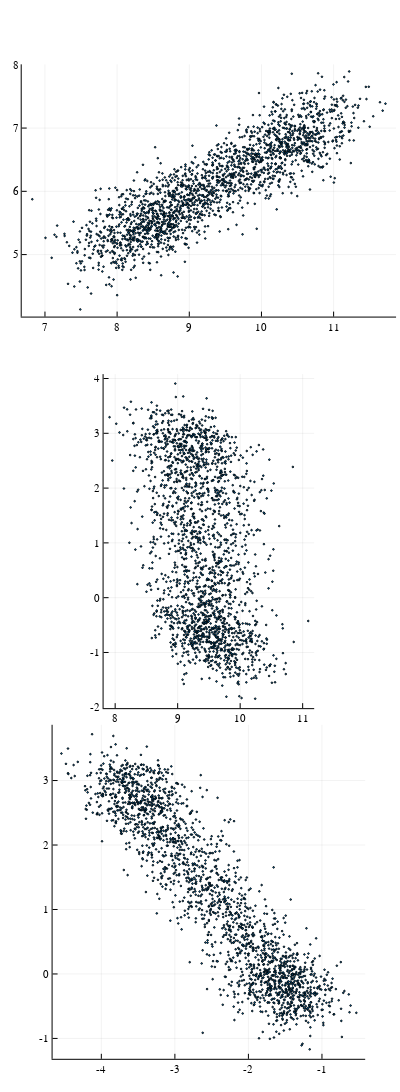

Notebook source saved alongside this figure:
### Code cell
plot(plot1,plot2,plot3,layout=(3,1),legend = false,aspect_ratio = 1 ,size = (400,1200))

### Figure 1 — Plotly figure (JSON) as saved in the notebook; plotly's stock layout.template omitted (floating-point values rounded to 4 significant figures; data arrays with more than 128 entries replaced by an {"elided": "..."} marker saying what was removed)
{"data": [{"colorbar": {"title": ""}, "hoverinfo": "text", "legendgroup": "Data view in plane 1", "marker": {"color": "rgba(0, 154, 250, 1.000)", "line": {"color": "rgba(0, 0, 0, 1.000)", "width": 1}, "size": 1.6, "symbol": "circle"}, "mode": "markers", "name": "Data view in plane 1", "showlegend": true, "text": {"elided": "2000 null values"}, "type": "scatter", "x": {"elided": "2000 float values"}, "xaxis": "x1", "y": {"elided": "2000 float values"}, "yaxis": "y1", "zmax": 0.1, "zmin": -0.1}, {"colorbar": {"title": ""}, "hoverinfo": "text", "legendgroup": "Data view in plane 1", "marker": {"color": "rgba(0, 154, 250, 1.000)", "line": {"color": "rgba(0, 0, 0, 1.000)", "width": 1}, "size": 1.6, "symbol": "circle"}, "mode": "markers", "name": "Data view in plane 1", "showlegend": true, "text": {"elided": "2000 null values"}, "type": "scatter", "x": {"elided": "2000 float values"}, "xaxis": "x2", "y": {"elided": "2000 float values"}, "yaxis": "y2", "zmax": 0.1, "zmin": -0.1}, {"colorbar": {"title": ""}, "hoverinfo": "text", "legendgroup": "Data view in plane 1", "marker": {"color": "rgba(0, 154, 250, 1.000)", "line": {"color": "rgba(0, 0, 0, 1.000)", "width": 1}, "size": 1.6, "symbol": "circle"}, "mode": "markers", "name": "Data view in plane 1", "showlegend": true, "text": {"elided": "2000 null values"}, "type": "scatter", "x": {"elided": "2000 float values"}, "xaxis": "x3", "y": {"elided": "2000 float values"}, "yaxis": "y3", "zmax": 0.1, "zmin": -0.1}], "layout": {"annotations": [], "height": 1200, "margin": {"b": 20, "l": 0, "r": 0, "t": 20}, "paper_bgcolor": "rgba(255, 255, 255, 1.000)", "plot_bgcolor": "rgba(255, 255, 255, 1.000)", "showlegend": false, "width": 400, "xaxis1": {"anchor": "y1", "domain": [0.05429, 0.9902], "gridcolor": "rgba(0, 0, 0, 0.100)", "gridwidth": 0.5, "linecolor": "rgba(0, 0, 0, 1.000)", "mirror": false, "range": [6.678, 11.87], "showgrid": true, "showline": true, "showticklabels": true, "tickangle": 0, "tickcolor": "rgb(0, 0, 0)", "tickfont": {"color": "rgba(0, 0, 0, 1.000)", "family": "sans-serif", "size": 11}, "tickmode": "array", "ticks": "inside", "ticktext": ["7", "8", "9", "10", "11"], "tickvals": [7, 8, 9, 10, 11], "title": "", "titlefont": {"color": "rgba(0, 0, 0, 1.000)", "family": "sans-serif", "size": 15}, "type": "-", "visible": true, "zeroline": false, "zerolinecolor": "rgba(0, 0, 0, 1.000)"}, "xaxis2": {"anchor": "y2", "domain": [0.259, 0.7855], "gridcolor": "rgba(0, 0, 0, 0.100)", "gridwidth": 0.5, "linecolor": "rgba(0, 0, 0, 1.000)", "mirror": false, "range": [7.815, 11.18], "showgrid": true, "showline": true, "showticklabels": true, "tickangle": 0, "tickcolor": "rgb(0, 0, 0)", "tickfont": {"color": "rgba(0, 0, 0, 1.000)", "family": "sans-serif", "size": 11}, "tickmode": "array", "ticks": "inside", "ticktext": ["8", "9", "10", "11"], "tickvals": [8, 9, 10, 11], "title": "", "titlefont": {"color": "rgba(0, 0, 0, 1.000)", "family": "sans-serif", "size": 15}, "type": "-", "visible": true, "zeroline": false, "zerolinecolor": "rgba(0, 0, 0, 1.000)"}, "xaxis3": {"anchor": "y3", "domain": [0.1314, 0.913], "gridcolor": "rgba(0, 0, 0, 0.100)", "gridwidth": 0.5, "linecolor": "rgba(0, 0, 0, 1.000)", "mirror": false, "range": [-4.663, -0.4121], "showgrid": true, "showline": true, "showticklabels": true, "tickangle": 0, "tickcolor": "rgb(0, 0, 0)", "tickfont": {"color": "rgba(0, 0, 0, 1.000)", "family": "sans-serif", "size": 11}, "tickmode": "array", "ticks": "inside", "ticktext": ["-4", "-3", "-2", "-1"], "tickvals": [-4, -3, -2, -1], "title": "", "titlefont": {"color": "rgba(0, 0, 0, 1.000)", "family": "sans-serif", "size": 15}, "type": "-", "visible": true, "zeroline": false, "zerolinecolor": "rgba(0, 0, 0, 1.000)"}, "yaxis1": {"anchor": "x1", "domain": [0.7181, 0.9579], "gridcolor": "rgba(0, 0, 0, 0.100)", "gridwidth": 0.5, "linecolor": "rgba(0, 0, 0, 1.000)", "mirror": false, "range": [4.02, 8.007], "showgrid": true, "showline": true, "showticklabels": true, "tickangle": 0, "tickcolor": "rgb(0, 0, 0)", "tickfont": {"color": "rgba(0, 0, 0, 1.000)", "family": "sans-serif", "size": 11}, "tickmode": "array", "ticks": "inside", "ticktext": ["5", "6", "7", "8"], "tickvals": [5, 6, 7, 8], "title": "", "titlefont": {"color": "rgba(0, 0, 0, 1.000)", "family": "sans-serif", "size": 15}, "type": "-", "visible": true, "zeroline": false, "zerolinecolor": "rgba(0, 0, 0, 1.000)"}, "yaxis2": {"anchor": "x2", "domain": [0.3459, 0.6634], "gridcolor": "rgba(0, 0, 0, 0.100)", "gridwidth": 0.5, "linecolor": "rgba(0, 0, 0, 1.000)", "mirror": false, "range": [-2.016, 4.08], "showgrid": true, "showline": true, "showticklabels": true, "tickangle": 0, "tickcolor": "rgb(0, 0, 0)", "tickfont": {"color": "rgba(0, 0, 0, 1.000)", "family": "sans-serif", "size": 11}, "tickmode": "array", "ticks": "inside", "ticktext": ["-2", "-1", "0", "1", "2", "3", "4"], "tickvals": [-2, -1, 0, 1, 2, 3, 4], "title": "", "titlefont": {"color": "rgba(0, 0, 0, 1.000)", "family": "sans-serif", "size": 15}, "type": "-", "visible": true, "zeroline": false, "zerolinecolor": "rgba(0, 0, 0, 1.000)"}, "yaxis3": {"anchor": "x3", "domain": [0.01254, 0.3301], "gridcolor": "rgba(0, 0, 0, 0.100)", "gridwidth": 0.5, "linecolor": "rgba(0, 0, 0, 1.000)", "mirror": false, "range": [-1.316, 3.865], "showgrid": true, "showline": true, "showticklabels": true, "tickangle": 0, "tickcolor": "rgb(0, 0, 0)", "tickfont": {"color": "rgba(0, 0, 0, 1.000)", "family": "sans-serif", "size": 11}, "tickmode": "array", "ticks": "inside", "ticktext": ["-1", "0", "1", "2", "3"], "tickvals": [-1, 0, 1, 2, 3], "title": "", "titlefont": {"color": "rgba(0, 0, 0, 1.000)", "family": "sans-serif", "size": 15}, "type": "-", "visible": true, "zeroline": false, "zerolinecolor": "rgba(0, 0, 0, 1.000)"}}}
